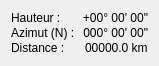
   <widget class="QWidget" name="formLayoutWidget_20">
    <property name="geometry">
     <rect>
      <x>180</x>
      <y>30</y>
      <width>135</width>
      <height>52</height>
     </rect>
    </property>
    <layout class="QFormLayout" name="formLayout_topoSat">
     <property name="sizeConstraint">
      <enum>QLayout::SetFixedSize</enum>
     </property>
     <property name="labelAlignment">
      <set>Qt::AlignLeading|Qt::AlignLeft|Qt::AlignVCenter</set>
     </property>
     <property name="horizontalSpacing">
      <number>3</number>
     </property>
     <property name="verticalSpacing">
      <number>1</number>
     </property>
     <item row="0" column="0">
      <widget class="QLabel" name="lbl_hauteurSat">
       <property name="font">
        <font/>
       </property>
       <property name="mouseTracking">
        <bool>true</bool>
       </property>
       <property name="text">
        <string>Hauteur :</string>
       </property>
      </widget>
     </item>
     <item row="1" column="0">
      <widget class="QLabel" name="lbl_azimutSat">
       <property name="font">
        <font/>
       </property>
       <property name="mouseTracking">
        <bool>true</bool>
       </property>
       <property name="text">
        <string extracomment="Azimuth (from the North)">Azimut (N) :</string>
       </property>
      </widget>
     </item>
     <item row="2" column="0">
      <widget class="QLabel" name="lbl_distanceSat">
       <property name="font">
        <font/>
       </property>
       <property name="mouseTracking">
        <bool>true</bool>
       </property>
       <property name="text">
        <string>Distance :</string>
       </property>
      </widget>
     </item>
     <item row="0" column="1">
      <widget class="QLabel" name="hauteurSat">
       <property name="font">
        <font/>
       </property>
       <property name="mouseTracking">
        <bool>true</bool>
       </property>
       <property name="text">
        <string notr="true">+00° 00' 00&quot;</string>
       </property>
       <property name="alignment">
        <set>Qt::AlignRight|Qt::AlignTrailing|Qt::AlignVCenter</set>
       </property>
      </widget>
     </item>
     <item row="1" column="1">
      <widget class="QLabel" name="azimutSat">
       <property name="font">
        <font/>
       </property>
       <property name="mouseTracking">
        <bool>true</bool>
       </property>
       <property name="text">
        <string notr="true">000° 00' 00&quot;</string>
       </property>
       <property name="alignment">
        <set>Qt::AlignRight|Qt::AlignTrailing|Qt::AlignVCenter</set>
       </property>
      </widget>
     </item>
     <item row="2" column="1">
      <widget class="QLabel" name="distanceSat">
       <property name="font">
        <font/>
       </property>
       <property name="mouseTracking">
        <bool>true</bool>
       </property>
       <property name="text">
        <string notr="true">00000.0 km</string>
       </property>
       <property name="indent">
        <number>7</number>
       </property>
      </widget>
     </item>
    </layout>
   </widget>
